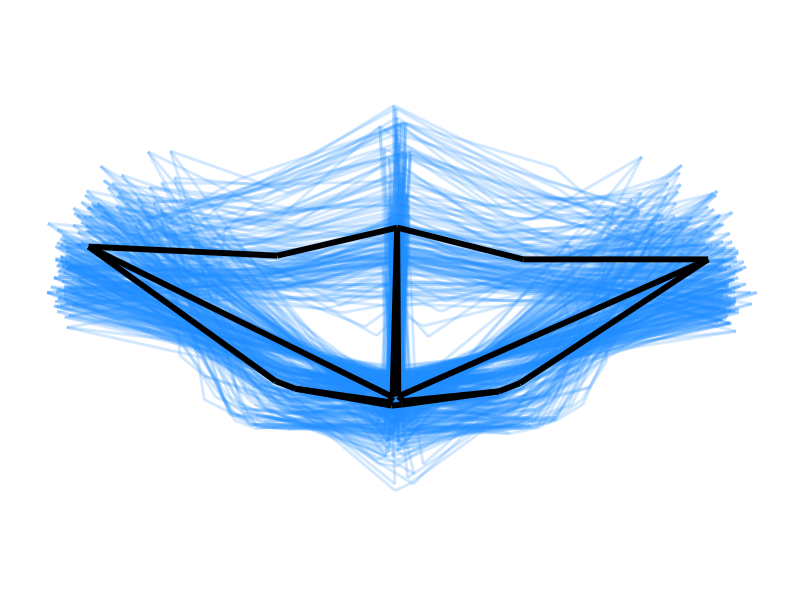

Recreate this plot in R.
#Read in ggplot2
library(ggplot2)

#Read in the Procrustes landmark data
data <- read.table("./0.procrustes_landmarks.txt", header=TRUE)

#Check the names of species available to visualzie
summary(data$species)

#The code below is meant to visualize the 1) mean Procrustes-adjusted shape of the leaf for a species super-imposed with 2) all the Procrustes adjusted shapes of leaves for a species

#Specify the species you wish to visualzie

spe <- "misera"

#Subset the data to create a dataset for only that species

sub <- subset(data, species==spe)

#Take the mean of the subsetted data

mean <- colMeans(sub[6:35])

#Transpose the mean values and create a dataframe

mean <- as.data.frame(t(mean))

#Specify the size, alpha, and colour of the lines for all the leaves

size=1
alpha=0.2
colour="dodgerblue"

#Specify the size, alpha, and colour of the lines for the mean leaf

m_size=2
m_alpha=1
m_colour="black"

#Graph out the mean leaf shape and all the leaves

#This portion of the graph is for all the leaves

p <- ggplot(data=sub, aes(x=x1, y=y1, xend=x7, yend=y7))
p + geom_segment(size=size, alpha=alpha, colour=colour) + 
geom_segment(data=sub, aes(x=x7, y=y7, xend=x2, yend=y2), size=size, alpha=alpha, colour=colour) +
geom_segment(data=sub, aes(x=x2, y=y2, xend=x3, yend=y3), size=size, alpha=alpha, colour=colour) +
geom_segment(data=sub, aes(x=x3, y=y3, xend=x11, yend=y11), size=size, alpha=alpha, colour=colour) +
geom_segment(data=sub, aes(x=x11, y=y11, xend=x4, yend=y4), size=size, alpha=alpha, colour=colour) +
geom_segment(data=sub, aes(x=x4, y=y4, xend=x5, yend=y5), size=size, alpha=alpha, colour=colour) +
geom_segment(data=sub, aes(x=x5, y=y5, xend=x15, yend=y15), size=size, alpha=alpha, colour=colour) +
geom_segment(data=sub, aes(x=x15, y=y15, xend=x6, yend=y6), size=size, alpha=alpha, colour=colour) +
geom_segment(data=sub, aes(x=x6, y=y6, xend=x1, yend=y1), size=size, alpha=alpha, colour=colour) +
geom_segment(data=sub, aes(x=x7, y=y7, xend=x8, yend=y8), size=size, alpha=alpha, colour=colour) +
geom_segment(data=sub, aes(x=x8, y=y8, xend=x9, yend=y9), size=size, alpha=alpha, colour=colour) +
geom_segment(data=sub, aes(x=x9, y=y9, xend=x10, yend=y10), size=size, alpha=alpha, colour=colour) +
geom_segment(data=sub, aes(x=x10, y=y10, xend=x11, yend=y11), size=size, alpha=alpha, colour=colour) +
geom_segment(data=sub, aes(x=x11, y=y11, xend=x12, yend=y12), size=size, alpha=alpha, colour=colour) +
geom_segment(data=sub, aes(x=x12, y=y12, xend=x13, yend=y13), size=size, alpha=alpha, colour=colour) +
geom_segment(data=sub, aes(x=x13, y=y13, xend=x14, yend=y14), size=size, alpha=alpha, colour=colour) +
geom_segment(data=sub, aes(x=x14, y=y14, xend=x15, yend=y15), size=size, alpha=alpha, colour=colour) +
geom_segment(data=sub, aes(x=x3, y=y3, xend=x9, yend=y9), size=size, alpha=alpha, colour=colour) +
geom_segment(data=sub, aes(x=x4, y=y4, xend=x13, yend=y13), size=size, alpha=alpha, colour=colour) +

#This portion of the graph is for the mean leaf

geom_segment(data=mean, aes(x=x1, y=y1, xend=x7, yend=y7), size=m_size, alpha=m_alpha, colour=m_colour) +
geom_segment(data=mean, aes(x=x7, y=y7, xend=x2, yend=y2), size=m_size, alpha=m_alpha, colour=m_colour) +
geom_segment(data=mean, aes(x=x2, y=y2, xend=x3, yend=y3), size=m_size, alpha=m_alpha, colour=m_colour) +
geom_segment(data=mean, aes(x=x3, y=y3, xend=x11, yend=y11), size=m_size, alpha=m_alpha, colour=m_colour) +
geom_segment(data=mean, aes(x=x11, y=y11, xend=x4, yend=y4), size=m_size, alpha=m_alpha, colour=m_colour) +
geom_segment(data=mean, aes(x=x4, y=y4, xend=x5, yend=y5), size=m_size, alpha=m_alpha, colour=m_colour) +
geom_segment(data=mean, aes(x=x5, y=y5, xend=x15, yend=y15), size=m_size, alpha=m_alpha, colour=m_colour) +
geom_segment(data=mean, aes(x=x15, y=y15, xend=x6, yend=y6), size=m_size, alpha=m_alpha, colour=m_colour) +
geom_segment(data=mean, aes(x=x6, y=y6, xend=x1, yend=y1), size=m_size, alpha=m_alpha, colour=m_colour) +
geom_segment(data=mean, aes(x=x7, y=y7, xend=x8, yend=y8), size=m_size, alpha=m_alpha, colour=m_colour) +
geom_segment(data=mean, aes(x=x8, y=y8, xend=x9, yend=y9), size=m_size, alpha=m_alpha, colour=m_colour) +
geom_segment(data=mean, aes(x=x9, y=y9, xend=x10, yend=y10), size=m_size, alpha=m_alpha, colour=m_colour) +
geom_segment(data=mean, aes(x=x10, y=y10, xend=x11, yend=y11), size=m_size, alpha=m_alpha, colour=m_colour) +
geom_segment(data=mean, aes(x=x11, y=y11, xend=x12, yend=y12), size=m_size, alpha=m_alpha, colour=m_colour) +
geom_segment(data=mean, aes(x=x12, y=y12, xend=x13, yend=y13), size=m_size, alpha=m_alpha, colour=m_colour) +
geom_segment(data=mean, aes(x=x13, y=y13, xend=x14, yend=y14), size=m_size, alpha=m_alpha, colour=m_colour) +
geom_segment(data=mean, aes(x=x14, y=y14, xend=x15, yend=y15), size=m_size, alpha=m_alpha, colour=m_colour) +
geom_segment(data=mean, aes(x=x3, y=y3, xend=x9, yend=y9), size=m_size, alpha=m_alpha, colour=m_colour) +
geom_segment(data=mean, aes(x=x4, y=y4, xend=x13, yend=y13), size=m_size, alpha=m_alpha, colour=m_colour) +

#The Procrustes coordinates create an inverted leaf, so uninvert the leaf

scale_y_reverse() + 

#Fix the axes scales so the shape is not distorted

coord_fixed() +

#Get rid of all the other graph stuff

theme(axis.line=element_blank(),
      axis.text.x=element_blank(),
      axis.text.y=element_blank(),
      axis.ticks=element_blank(),
      axis.title.x=element_blank(),
      axis.title.y=element_blank(),
      legend.position="none",
      panel.background=element_blank(),
      panel.border=element_blank(),
      panel.grid.major=element_blank(),
      panel.grid.minor=element_blank(),
      plot.background=element_blank())
          

